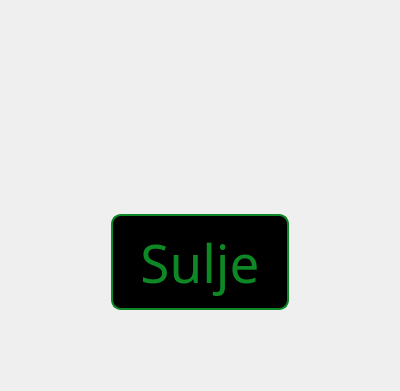
<?xml version="1.0" encoding="UTF-8"?>
<ui version="4.0">
 <class>withdrawDialog</class>
 <widget class="QWidget" name="withdrawDialog">
  <property name="geometry">
   <rect>
    <x>0</x>
    <y>0</y>
    <width>400</width>
    <height>391</height>
   </rect>
  </property>
  <property name="windowTitle">
   <string>Form</string>
  </property>
  <property name="styleSheet">
   <string notr="true">#pushButton{
background-color: rgb(0, 0, 0);
color: rgb(14, 136, 37);
border-style:solid;
border-width: 2px;
border-color: rgb(14, 136, 37);
border-radius: 10px;
padding: 2px 2px;
font-family:monofonto;
}
#pushButton:hover{

border-width: 3px;

padding: 6px 6px;
}
#pushButton:pressed{

border-width: 5px;
padding: 6px 6px;
margin: 6px 6px;
}</string>
  </property>
  <layout class="QGridLayout" name="gridLayout">
   <item row="2" column="2">
    <spacer name="horizontalSpacer_2">
     <property name="orientation">
      <enum>Qt::Horizontal</enum>
     </property>
     <property name="sizeType">
      <enum>QSizePolicy::Fixed</enum>
     </property>
     <property name="sizeHint" stdset="0">
      <size>
       <width>100</width>
       <height>20</height>
      </size>
     </property>
    </spacer>
   </item>
   <item row="2" column="1">
    <widget class="QPushButton" name="pushButton">
     <property name="sizePolicy">
      <sizepolicy hsizetype="Minimum" vsizetype="Preferred">
       <horstretch>0</horstretch>
       <verstretch>0</verstretch>
      </sizepolicy>
     </property>
     <property name="font">
      <font>
       <family>monofonto</family>
       <pointsize>40</pointsize>
      </font>
     </property>
     <property name="cursor">
      <cursorShape>PointingHandCursor</cursorShape>
     </property>
     <property name="text">
      <string>Sulje</string>
     </property>
    </widget>
   </item>
   <item row="1" column="0">
    <spacer name="horizontalSpacer">
     <property name="orientation">
      <enum>Qt::Horizontal</enum>
     </property>
     <property name="sizeType">
      <enum>QSizePolicy::Fixed</enum>
     </property>
     <property name="sizeHint" stdset="0">
      <size>
       <width>100</width>
       <height>20</height>
      </size>
     </property>
    </spacer>
   </item>
   <item row="0" column="1">
    <spacer name="verticalSpacer">
     <property name="orientation">
      <enum>Qt::Vertical</enum>
     </property>
     <property name="sizeType">
      <enum>QSizePolicy::Fixed</enum>
     </property>
     <property name="sizeHint" stdset="0">
      <size>
       <width>20</width>
       <height>100</height>
      </size>
     </property>
    </spacer>
   </item>
   <item row="1" column="1">
    <widget class="QLabel" name="label">
     <property name="font">
      <font>
       <pointsize>60</pointsize>
      </font>
     </property>
     <property name="styleSheet">
      <string notr="true">color: rgb(14, 136, 37);</string>
     </property>
     <property name="text">
      <string/>
     </property>
     <property name="alignment">
      <set>Qt::AlignCenter</set>
     </property>
    </widget>
   </item>
   <item row="3" column="1">
    <spacer name="verticalSpacer_2">
     <property name="orientation">
      <enum>Qt::Vertical</enum>
     </property>
     <property name="sizeType">
      <enum>QSizePolicy::Fixed</enum>
     </property>
     <property name="sizeHint" stdset="0">
      <size>
       <width>20</width>
       <height>70</height>
      </size>
     </property>
    </spacer>
   </item>
  </layout>
 </widget>
 <resources/>
 <connections/>
</ui>
